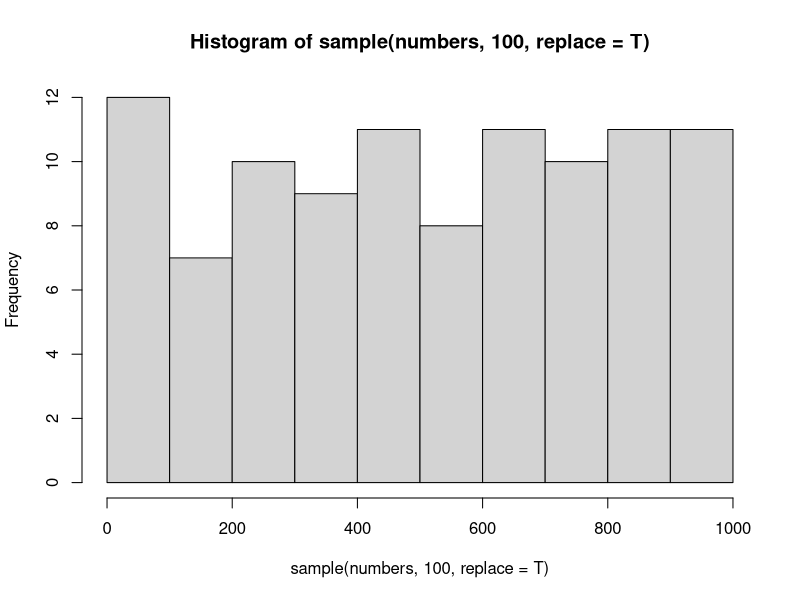

Write the R code that produced this figure.
## ---- chunk 1
#| eval: truelibrary("packagename")
numbers <- 1:1000

# This will print the first 10 elements of the vector numbers
numbers[1:10]

# This will plot a histogram of 100 random elements of the vector numbers
hist(sample(numbers, 100, replace = T))
